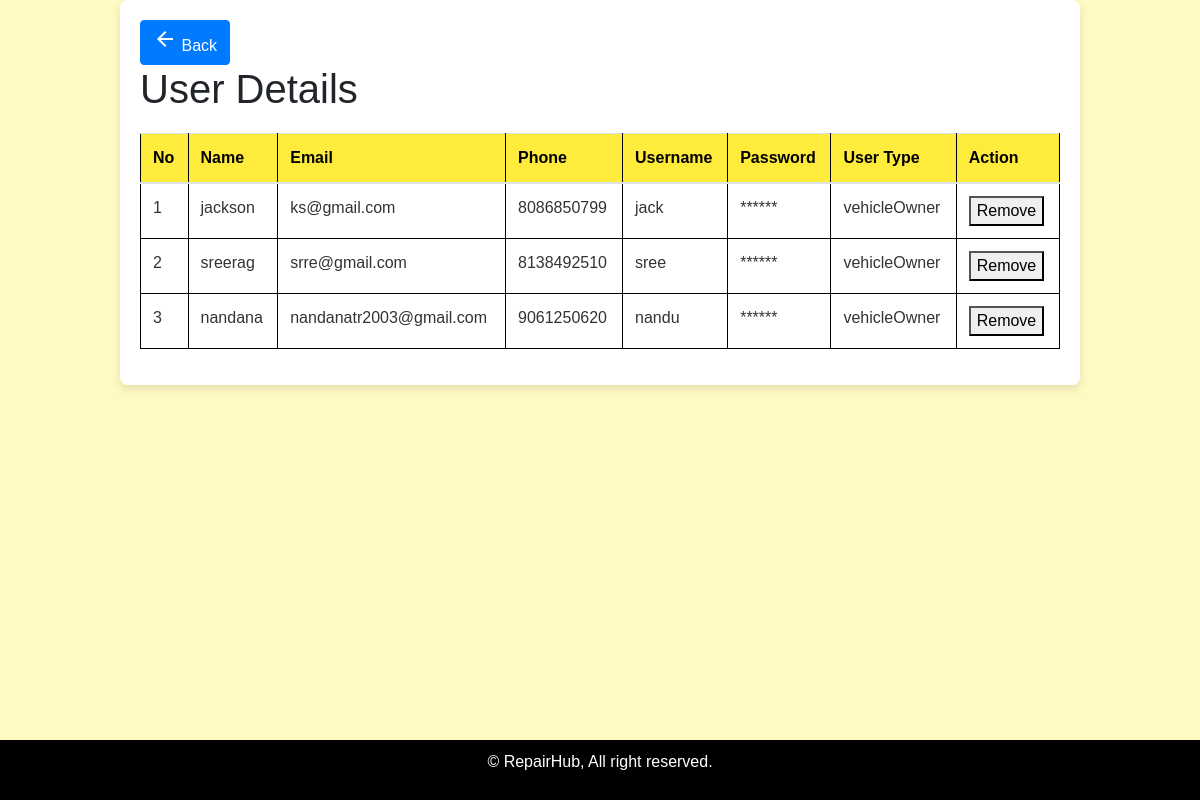
The page /aduser on the database as committed earlier.
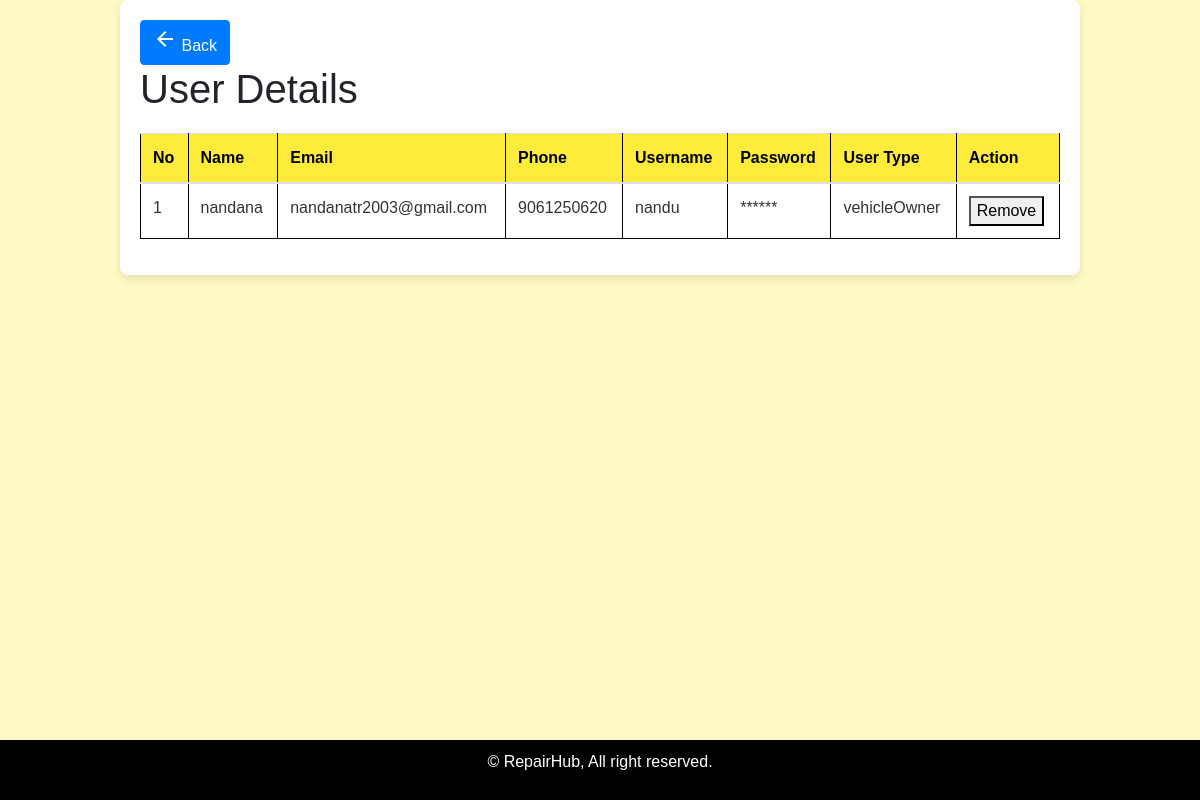
The same page on the database as committed later.
### vehicle/models.py (models this page shows, shortened)
class register(models.Model):
    name = models.CharField(max_length=100)
    mail = models.EmailField()
    phone = models.IntegerField()
    username = models.CharField(max_length=50)
    password = models.CharField(max_length=50)
    usertype = models.CharField(max_length=20)

### vehicle/views.py (the view)
# urls.py: path('aduser',views.view_user),
def view_user(request):
    data = register.objects.filter(usertype='vehicleOwner')
    return render(request,'viewuser.html',{'users':data})

### template/viewuser.html (shortened to what this page needs)
<!DOCTYPE html>
<html lang="en">
<head>
    <link rel="stylesheet" href="https://maxcdn.bootstrapcdn.com/bootstrap/4.0.0/css/bootstrap.min.css">
</head>
<body>
    <div class="container">
        <a href="javascript:history.back()" class="btn btn-primary back-button">
            <i class="material-icons">arrow_back</i> Back
        </a>
        <h1>User Details</h1>
        <table class="table">
            <thead>
                <tr>
                    <th>No</th>
                    <th>Name</th>
                    <th>Email</th>
                    <th>Phone</th>
                    <th>Username</th>
                    <th>Password</th>
                    <th>User Type</th>
                    <th>Action</th>
                </tr>
            </thead>
            <tbody>
                {% for user in users %}
                    <tr>
                        <td>{{ forloop.counter }}</td>
                        <td>{{ user.name }}</td>
                        <td>{{ user.mail }}</td>
                        <td>{{ user.phone }}</td>
                        <td>{{ user.username }}</td>
                        <td>******</td>
                        <td>{{ user.usertype }}</td>
                        <td>
                            <form action="{% url 'remove_user' user.id %}" method="post" style="display:inline;">
                                <button type="submit" class="btn-remove">Remove</button>
                            </form>
                        </td>
                    </tr>
                {% empty %}
                    <tr>
                        <td colspan="7">No registerd user available.</td>
                    </tr>
                {% endfor %}
            </tbody>
        </table>
    </div>
    <footer>
        <p>&copy; RepairHub, All right reserved.</p>
    </footer>
</body>
</html>

Rows that differ between the two databases and show on the page:
removed register: name "jackson", mail "ks@gmail.com", phone "8086850799", username "jack", usertype "vehicleOwner"
removed register: name "sreerag", mail "srre@gmail.com", phone "8138492510", username "sree", usertype "vehicleOwner"
